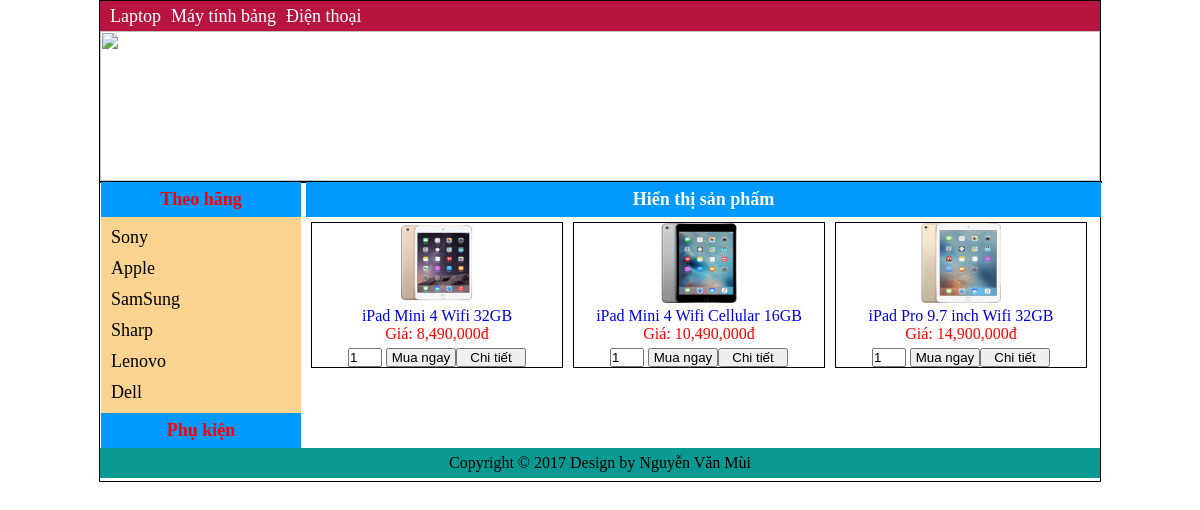
Page /index.php?action=danhmuc&dm=2 on the committed database.
### tables this page shows
CREATE TABLE `danhmucsp` (
  `iddm` int(11) NOT NULL,
  `TenDM` varchar(100) NOT NULL,
  `idhang` int(11) NOT NULL
);

CREATE TABLE `hangsx` (
  `idhang` int(11) NOT NULL,
  `TenHang` varchar(50) NOT NULL,
  `ThuTu` int(11) NOT NULL,
  `AnHien` int(11) NOT NULL
);

CREATE TABLE `sanpham` (
  `id` int(11) NOT NULL,
  `TenSP` varchar(150) NOT NULL,
  `Chitiet` varchar(250) NOT NULL,
  `Hinhanh` varchar(300) NOT NULL,
  `GiaSP` double NOT NULL,
  `GhiChu` varchar(150) NOT NULL,
  `iddm` int(11) NOT NULL,
  `SoLuong` int(11) NOT NULL,
  `NgayNhap` date NOT NULL,
  `idhang` int(11) NOT NULL
);

### View/view_danhmuc.php (the view, shortened to what this page needs)
<?php
    require('./module/connet.php');
	if(isset($_GET['dm'])){
		$id=$_GET['dm'];
  	$sql = "select * from sanpham where iddm=$id order by id desc";
  	$query = mysqli_query($con, $sql);
  	if(mysqli_num_rows($query) > 0){
		while($row = mysqli_fetch_array($query)){?>
        <div>
        	<form method="post" action="dathang.php?action=add&id=<?php echo $row["id"];?>" >
			<li><a href="#">
				<img src="<?php echo $row['Hinhanh'];?>" style="width:80px; height:80px"/>
				<?php echo "<p>".$row['TenSP']."</p>";
				echo "<p style='color:#F00';>Giá: ".number_format($row['GiaSP'])."đ</p>";echo "</a>";?>
				<input type="text" name="quantity" class="form-control" value="1" style=" width:30px;" />
				<?php echo "<input type='submit' name='btn_dathang' style='margin-top:5px; width:70px' value='Mua ngay'/>";
				echo "<input type='submit' name='chitiet' style='margin-top:5px; width:70px' class='btn btn-success' value='Chi tiết' />";
				?>
			</li>
			</form>
		</div>
        <?php
		}
	}
	}
?>

### index.php (shortened to what this page needs)
<!DOCTYPE html PUBLIC "-//W3C//DTD XHTML 1.0 Transitional//EN" "http://www.w3.org/TR/xhtml1/DTD/xhtml1-transitional.dtd">
<html lang="vi" xmlns="http://www.w3.org/1999/xhtml">
<head>
<link rel="stylesheet" type="text/css" href="style/style.css">
</head>
<body>
	<div class="waper">
    	<div class="menu">
        	<ul>
            <?php
            	require('./View/menu_top.php');
            ?>
          </ul>
      </div>
      <div class="banner">
        	<img src="image/banner.jpg" width="100%" height="150px" />
      </div>
      <div class="conten">
        <div class="left">
          <div class="danhsach">
            <p style="text-align:center; background:#09F; color:#F00;padding:7px; font-weight:bold; font-size:18px">Theo hãng</p>
            <ul>
            <?php
              require('./view/menu_thuonghieu.php');
            ?>
          </ul>
          <p style="text-align:center; background:#09F; color:#F00;padding:7px; font-weight:bold; font-size:18px">Phụ kiện</p>
          </div>
        </div>
          <div class="khungchinh">
            <p style="text-align:center; background:#09F; color:#FFF;padding:7px; font-weight:bold;font-size:large">Hiển thị sản phấm</p>
            <div class="danhsachall">
              <ul>
                  <?php
                    if(isset($_GET['action']))
                    {
                      if($_GET['action']=='danhmuc'){
                        require('./view/view_danhmuc.php');
                      }
                    }else
                    {
                      require('./view/dsall.php');
                    }
                  ?>
              </ul>
            </div>
          </div>
        </div>
        <div class="footer">
        	<p style="text-align:center;background-color:#079992;line-height:30px">Copyright &copy; 2017 Design by Nguyễn Văn Mùi</p>
        </div>
    </div>
</body>
</html>

### View/menu_top.php (shortened to what this page needs)
<!DOCTYPE html>
<html>
<head>
</head>
<body>
<?php
	require('./module/connet.php');
	$sql = "select * from danhmucsp order by iddm desc";
	$query = mysqli_query($con, $sql);
  	if(mysqli_num_rows($query) > 0){
		while($row = mysqli_fetch_array($query)){?>
        <li><a href="index.php?action=danhmuc&dm=<?php echo $row['iddm']; ?>"><?php echo $row['TenDM']; ?></a></li>
        <?php
		}
	}
?>
</body>
</html>

### View/menu_thuonghieu.php (shortened to what this page needs)
<form method="post" action="View_theohangsx.php">
<?php
	require('./module/connet.php');
	$sql = "select * from hangsx where anhien=1 order by thutu asc";
	$query = mysqli_query($con, $sql);
  	if(mysqli_num_rows($query) > 0){
		while($row = mysqli_fetch_array($query)){?>
        <li><a href="index.php?action=hang&hangsx=<?php echo $row['idhang']; ?>"><?php echo $row['TenHang']; ?></a></li>
        <?php
		}
	}
?>
</form>

### style/style.css (style rules this page uses)
* { padding:0; margin:0; }
.waper { width:1000px; height:auto; border:1px solid #000; margin:auto; }
.banner { width:100%; height:150px; margin:auto; }
.khungchinh { margin: auto; width: 600px; }
.menu { width:100%; height:30px; background-color:#b71540; font-size:18px; margin:auto; }
.menu ul { width:100%; height:30px; list-style:none; }
.menu ul li { float:left; line-height:30px; margin-left:10px; }
.menu ul li a { text-decoration:none; color: #FFF; }
.conten { width:100%; height:auto; border:1px solid #000; }
.left { width: 200px; clear: left; height: auto; float: left; background-color: #fad390; }
.danhsach ul { width:100%; height:auto; list-style:none; font-size:18px; }
.danhsach ul li { margin-left:10px; margin:10px; }
.danhsach ul li a { text-decoration:none; color:#000; }
.khungchinh { width:795px; height:auto; float:right; margin:auto }
.danhsachall ul { width:100%; list-style:none; }
.danhsachall ul li { width:250px; height:auto; text-align:center; float:left; margin:5px; border:1px solid #000; }
.danhsachall ul li a { text-decoration:none; margin-top:5px; }
.footer { width:100%; height:33px; }

### rows in the picture
danhmucsp: TenDM "Laptop"
danhmucsp: TenDM "Máy tính bảng"
danhmucsp: TenDM "Điện thoại"
hangsx: TenHang "Sony"
hangsx: TenHang "Apple"
hangsx: TenHang "SamSung"
hangsx: TenHang "Sharp"
hangsx: TenHang "Lenovo"
hangsx: TenHang "Dell"
sanpham: Hinhanh (picture), TenSP "iPad Mini 4 Wifi 32GB", GiaSP "8,490,000"
sanpham: Hinhanh (picture), TenSP "iPad Mini 4 Wifi Cellular 16GB", GiaSP "10,490,000"
sanpham: Hinhanh (picture), TenSP "iPad Pro 9.7 inch Wifi 32GB", GiaSP "14,900,000"
